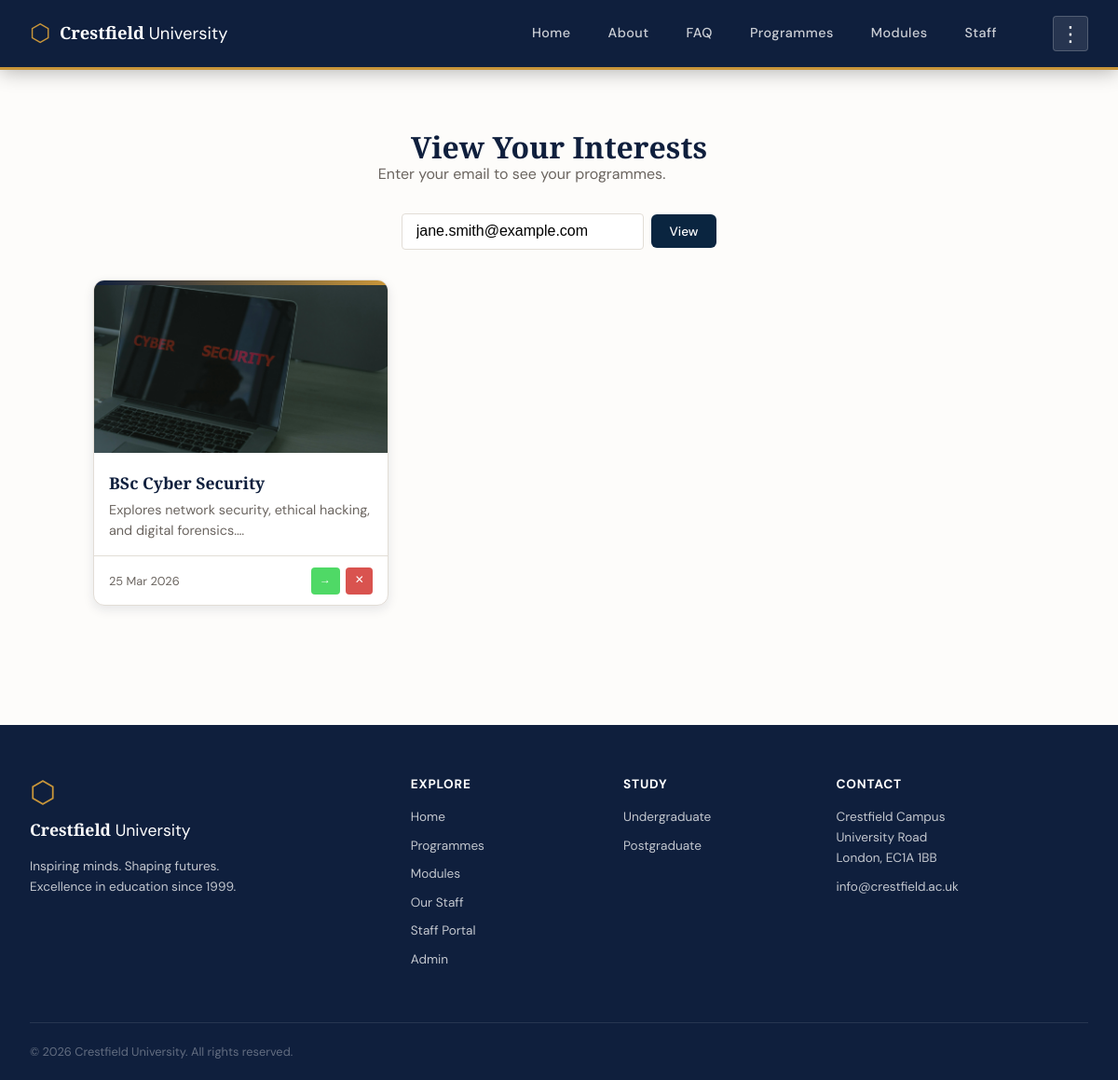
The app's page /.history/my-interests_20260325210151.php?email=jane.smith@example.com with its own data.
### tables this page shows
CREATE TABLE `interestedstudents` (
  `InterestID` int(11) NOT NULL,
  `ProgrammeID` int(11) NOT NULL,
  `StudentName` varchar(100) NOT NULL,
  `Email` varchar(255) NOT NULL,
  `RegisteredAt` timestamp NOT NULL DEFAULT current_timestamp()
);

CREATE TABLE `programmes` (
  `ProgrammeID` int(11) NOT NULL,
  `ProgrammeName` text NOT NULL,
  `LevelID` int(11) DEFAULT NULL,
  `ProgrammeLeaderID` int(11) DEFAULT NULL,
  `Description` text DEFAULT NULL,
  `Image` text DEFAULT NULL
);

### .history/my-interests_20260325210151.php (the view, shortened to what this page needs)
<?php
$email = $_GET['email'] ?? ($_POST['email'] ?? '');
include 'includes/header.php';
$interests = [];
if (!empty($email)) {
    $stmt = $conn->prepare("
        SELECT
            p.ProgrammeID,
            p.ProgrammeName,
            p.Description,
            p.Image,
            i.StudentName,
            i.RegisteredAt
        FROM interestedstudents i
        JOIN Programmes p ON i.ProgrammeID = p.ProgrammeID
        WHERE i.Email = ?
        ORDER BY i.RegisteredAt DESC
    ");
    $stmt->bind_param("s", $email);
    $stmt->execute();
    $result = $stmt->get_result();
    while ($row = $result->fetch_assoc()) {
        $interests[] = $row;
    }
}
?>
<section class="section">
    <div class="section-inner" style="max-width:1000px;margin:0 auto;">
        <div class="section-header" style="text-align:center;max-width:600px;margin:0 auto 2rem auto;">
    <h2 style="margin:0;line-height:1.2;">
        View Your Interests
    </h2>
    <p style="margin:0;line-height:1.2;">
        Enter your email to see your programmes.
    </p>
</div>
        <form method="POST" action=""
      style="display:flex;justify-content:center;align-items:center;gap:.5rem;margin-bottom:2rem;">
    <input type="email" name="email"
           placeholder="Enter your email"
           value="<?= htmlspecialchars($email) ?>"
           required
           style="padding:.6rem .9rem;font-size:1rem;width:260px;border:1px solid var(--border);border-radius:var(--radius);">
    <button type="submit" class="btn btn-navy">
        View
    </button>
</form>
        <?php if (!empty($email)): ?>
            <?php if (!empty($interests)): ?>
                <div class="cards-grid">
                    <?php foreach ($interests as $i): ?>
                        <?php $img = !empty($i['Image']) ? $i['Image'] : 'uploads/placeholder.jpg'; ?>
                        <div class="card">
                            <div class="card-colour-bar"></div>
                            <img src="<?= htmlspecialchars($img) ?>"
                                 alt="<?= htmlspecialchars($i['ProgrammeName']) ?>">
                            <div class="card-body">
                                <h3><?= htmlspecialchars($i['ProgrammeName']) ?></h3>
                                <p>
                                    <?= htmlspecialchars(substr($i['Description'], 0, 100)) ?>…
                                </p>
                            </div>
                            <div class="card-footer">
                                <span>
                                    <?= date('d M Y', strtotime($i['RegisteredAt'])) ?>
                                </span>
                                <div style="display:flex;gap:.4rem;align-items:center;">
                                    <a href="programme_detail.php?id=<?= $i['ProgrammeID'] ?>" title="View" class="btn-go">
                                        →
                                    </a>
                                    <a href="my-interests.php?remove=<?= $i['ProgrammeID'] ?>&email=<?= urlencode($email) ?>"
                                       class="btn-danger"
                                       onclick="return confirm('Remove this interest?')">
                                       ✕
                                    </a>
                                </div>
                            </div>
                        </div>
                    <?php endforeach; ?>
                </div>
            <?php else: ?>
                <p style="text-align:center;color:red;font-weight:600;">
                    No interests found for <strong><?= htmlspecialchars($email) ?></strong>
                </p>
            <?php endif; ?>
        <?php endif; ?>
    </div>
</section>
<?php include 'includes/footer.php'; ?>

### css/style.css (style rules this page uses)
:root { --navy: #0f1f3d; --navy-mid: #1a2f5a; --gold: #c9963a; --gold-light:#e8b45a; --cream: #f8f5ef; --warm-white:#fdfcfa; --text: #1e1e1e; --text-muted:#6b6560; --border: #e2ddd6; --shadow: rgba(15, 31, 61, 0.10); --radius: 4px; --radius-lg: 12px; }
*, *::before, *::after { box-sizing: border-box; margin: 0; padding: 0; }
html { scroll-behavior: smooth; }
body { font-family: 'DM Sans', sans-serif; background: var(--warm-white); color: var(--text); line-height: 1.65; font-size: 16px; }
a { color: inherit; text-decoration: none; }
img { max-width: 100%; display: block; }
h1, h2, h3, h4 { font-family: 'Playfair Display', serif; line-height: 1.2; }
.btn { display: inline-flex; align-items: center; gap: .5rem; padding: .75rem 1.75rem; border-radius: var(--radius); font-family: 'DM Sans', sans-serif; font-size: .9rem; font-weight: 600; cursor: pointer; border: none; transition: all .2s; text-decoration: none; }
.btn-navy { background: var(--navy); color: #fff; }
.section { padding: 4rem 2rem; }
.section-inner { max-width: 1200px; margin: 0 auto; }
.section-header { margin-bottom: 2.5rem; }
.section-header h2 { font-size: 2rem; color: var(--navy); }
.section-header p { color: var(--text-muted); margin-top: .5rem; max-width: 520px; }
.cards-grid { display: grid; grid-template-columns: repeat(auto-fill, minmax(280px, 1fr)); gap: 1.5rem; }
.card { background: #fff; border: 1px solid var(--border); border-radius: var(--radius-lg); overflow: hidden; transition: transform .2s, box-shadow .2s; display: flex; flex-direction: column; }
.card-colour-bar { height: 5px; background: linear-gradient(90deg, var(--navy), var(--gold)); }
.card-body { padding: 1.5rem; flex: 1; display: flex; flex-direction: column; }
.card h3 { font-size: 1.1rem; color: var(--navy); margin-bottom: .6rem; }
.card p { font-size: .88rem; color: var(--text-muted); line-height: 1.55; flex: 1; }
.card-footer { padding: 1rem 1.5rem; border-top: 1px solid var(--border); display: flex; align-items: center; justify-content: space-between; }
.card { background: white; border: 1px solid var(--border); border-radius: var(--radius-lg); overflow: hidden; text-decoration: none; color: var(--text); box-shadow: 0 4px 12px var(--shadow); transition: all 0.25s ease; display: flex; flex-direction: column; }
.card-colour-bar { height: 5px; background: linear-gradient(to right, var(--navy), var(--gold)); }
.card img { width: 100%; height: 180px; object-fit: cover; }
.card-body { padding: 1rem; flex: 1; }
.card-body h3 { margin: .4rem 0; font-size: 1.1rem; }
.card-body p { font-size: .9rem; color: var(--text-muted); }
.card-footer { padding: .7rem 1rem; border-top: 1px solid var(--border); display: flex; justify-content: space-between; align-items: center; font-size: .8rem; color: var(--text-muted); }
.btn-danger { background: #d9534f; color: white; border: none; padding: .3rem .6rem; border-radius: var(--radius); cursor: pointer; font-size: .75rem; }
.btn-go { background: #4fd966; color: white; border: none; padding: .3rem .6rem; border-radius: var(--radius); cursor: pointer; font-size: .75rem; }
.btn { display: inline-block; padding: 0.6rem 1.2rem; border-radius: 6px; text-decoration: none; font-weight: 500; transition: all 0.3s; cursor: pointer; border: none; font-size: 0.85rem; }
.btn-navy { background: #0a2540; color: white; }

### records on screen
interestedstudents: ProgrammeID.Image (picture), ProgrammeID.ProgrammeName "BSc Cyber Security", ProgrammeID.Description "Explores network security, ethical hacking, and digital forensics.", RegisteredAt "25 Mar 2026"
